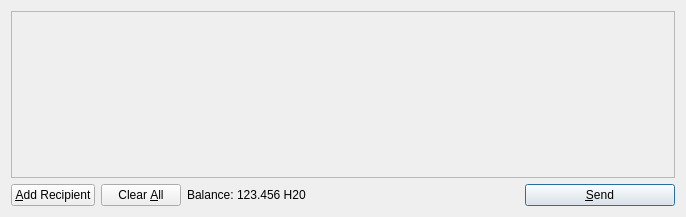
<?xml version="1.0" encoding="UTF-8"?>
<ui version="4.0">
 <class>SendCoinsDialog</class>
 <widget class="QDialog" name="SendCoinsDialog">
  <property name="geometry">
   <rect>
    <x>0</x>
    <y>0</y>
    <width>686</width>
    <height>217</height>
   </rect>
  </property>
  <property name="windowTitle">
   <string>Send Coins</string>
  </property>
  <layout class="QVBoxLayout" name="verticalLayout">
   <item>
    <widget class="QScrollArea" name="scrollArea">
     <property name="widgetResizable">
      <bool>true</bool>
     </property>
     <widget class="QWidget" name="scrollAreaWidgetContents">
      <property name="geometry">
       <rect>
        <x>0</x>
        <y>0</y>
        <width>666</width>
        <height>165</height>
       </rect>
      </property>
      <layout class="QVBoxLayout" name="verticalLayout_2">
       <property name="margin">
        <number>0</number>
       </property>
       <item>
        <layout class="QVBoxLayout" name="entries">
         <property name="spacing">
          <number>6</number>
         </property>
        </layout>
       </item>
       <item>
        <spacer name="verticalSpacer">
         <property name="orientation">
          <enum>Qt::Vertical</enum>
         </property>
         <property name="sizeHint" stdset="0">
          <size>
           <width>20</width>
           <height>40</height>
          </size>
         </property>
        </spacer>
       </item>
      </layout>
     </widget>
    </widget>
   </item>
   <item>
    <layout class="QHBoxLayout" name="horizontalLayout">
     <item>
      <widget class="QPushButton" name="addButton">
       <property name="toolTip">
        <string>Send to multiple recipients at once</string>
       </property>
       <property name="text">
        <string>&amp;Add Recipient</string>
       </property>
       <property name="icon">
        <iconset resource="../bitcoin.qrc">
         <normaloff>:/icons/add</normaloff>:/icons/add</iconset>
       </property>
       <property name="autoDefault">
        <bool>false</bool>
       </property>
      </widget>
     </item>
     <item>
      <widget class="QPushButton" name="clearButton">
       <property name="sizePolicy">
        <sizepolicy hsizetype="Minimum" vsizetype="Fixed">
         <horstretch>0</horstretch>
         <verstretch>0</verstretch>
        </sizepolicy>
       </property>
       <property name="toolTip">
        <string>Remove all transaction fields</string>
       </property>
       <property name="text">
        <string>Clear &amp;All</string>
       </property>
       <property name="icon">
        <iconset resource="../bitcoin.qrc">
         <normaloff>:/icons/remove</normaloff>:/icons/remove</iconset>
       </property>
       <property name="autoRepeatDelay">
        <number>300</number>
       </property>
       <property name="autoDefault">
        <bool>false</bool>
       </property>
      </widget>
     </item>
     <item>
      <layout class="QHBoxLayout" name="horizontalLayout_2">
       <property name="spacing">
        <number>3</number>
       </property>
       <item>
        <widget class="QLabel" name="label">
         <property name="text">
          <string>Balance:</string>
         </property>
        </widget>
       </item>
       <item>
        <widget class="QLabel" name="labelBalance">
         <property name="cursor">
          <cursorShape>IBeamCursor</cursorShape>
         </property>
         <property name="text">
          <string>123.456 H20</string>
         </property>
         <property name="textInteractionFlags">
          <set>Qt::LinksAccessibleByMouse|Qt::TextSelectableByKeyboard|Qt::TextSelectableByMouse</set>
         </property>
        </widget>
       </item>
      </layout>
     </item>
     <item>
      <spacer name="horizontalSpacer">
       <property name="orientation">
        <enum>Qt::Horizontal</enum>
       </property>
       <property name="sizeHint" stdset="0">
        <size>
         <width>40</width>
         <height>20</height>
        </size>
       </property>
      </spacer>
     </item>
     <item>
      <widget class="QPushButton" name="sendButton">
       <property name="minimumSize">
        <size>
         <width>150</width>
         <height>0</height>
        </size>
       </property>
       <property name="toolTip">
        <string>Confirm the send action</string>
       </property>
       <property name="text">
        <string>&amp;Send</string>
       </property>
       <property name="icon">
        <iconset resource="../bitcoin.qrc">
         <normaloff>:/icons/send</normaloff>:/icons/send</iconset>
       </property>
       <property name="default">
        <bool>true</bool>
       </property>
      </widget>
     </item>
    </layout>
   </item>
  </layout>
 </widget>
 <resources>
  <include location="../bitcoin.qrc"/>
 </resources>
 <connections/>
</ui>
